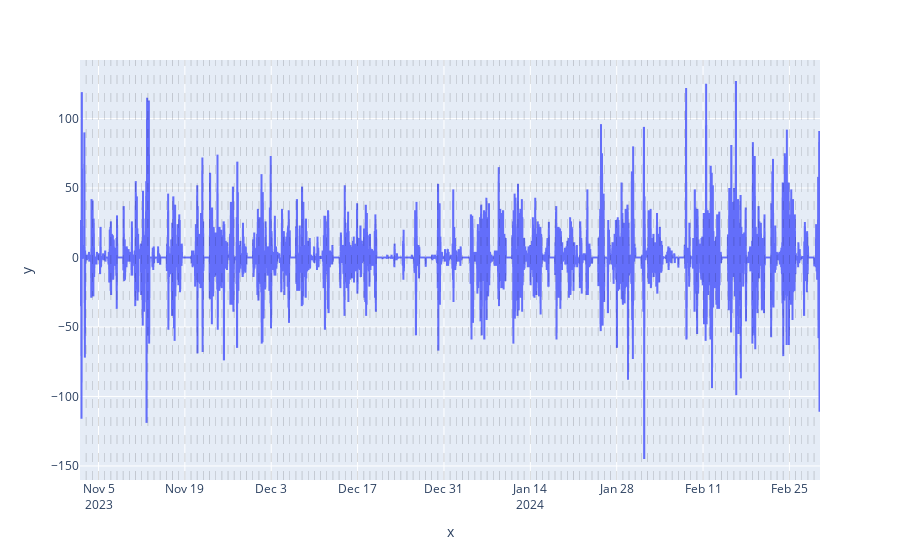

Notebook source saved alongside this figure:
### Code cell
# Test the transform method

# Instanciate the Stationarizer
stationarizer = Stationarizer()

# Call the transform method, order = 2
gen_df_diff_2 = stationarizer.transform(gen_data_dt_peeled.interpolate(),
                                        order = 2)

# Plot the result
plot_time_serie(gen_df_diff_2,
                "",
                "value",
                dt_index = True)

### Figure 1 — Plotly figure (JSON) as saved in the notebook; plotly's stock layout.template omitted (floating-point values rounded to 4 significant figures; data arrays with more than 128 entries replaced by an {"elided": "..."} marker saying what was removed)
{"data": [{"hovertemplate": "x=%{x}<br>y=%{y}<extra></extra>", "legendgroup": "", "line": {"color": "#636efa", "dash": "solid"}, "marker": {"symbol": "circle"}, "mode": "lines", "name": "", "showlegend": false, "type": "scattergl", "x": {"elided": "2880 str values"}, "xaxis": "x", "y": {"elided": "2880 float values"}, "yaxis": "y"}], "layout": {"legend": {"tracegroupgap": 0}, "margin": {"t": 60}, "shapes": [{"line": {"color": "black", "dash": "dash", "width": 0.5}, "opacity": 0.3, "type": "line", "x0": "2023-11-03T00:00:00", "x1": "2023-11-03T00:00:00", "xref": "x", "y0": 0, "y1": 1, "yref": "y domain"}, {"line": {"color": "black", "dash": "dash", "width": 0.5}, "opacity": 0.3, "type": "line", "x0": "2023-11-04T00:00:00", "x1": "2023-11-04T00:00:00", "xref": "x", "y0": 0, "y1": 1, "yref": "y domain"}, {"line": {"color": "black", "dash": "dash", "width": 0.5}, "opacity": 0.3, "type": "line", "x0": "2023-11-05T00:00:00", "x1": "2023-11-05T00:00:00", "xref": "x", "y0": 0, "y1": 1, "yref": "y domain"}, {"line": {"color": "black", "dash": "dash", "width": 0.5}, "opacity": 0.3, "type": "line", "x0": "2023-11-06T00:00:00", "x1": "2023-11-06T00:00:00", "xref": "x", "y0": 0, "y1": 1, "yref": "y domain"}, {"line": {"color": "black", "dash": "dash", "width": 0.5}, "opacity": 0.3, "type": "line", "x0": "2023-11-07T00:00:00", "x1": "2023-11-07T00:00:00", "xref": "x", "y0": 0, "y1": 1, "yref": "y domain"}, {"line": {"color": "black", "dash": "dash", "width": 0.5}, "opacity": 0.3, "type": "line", "x0": "2023-11-08T00:00:00", "x1": "2023-11-08T00:00:00", "xref": "x", "y0": 0, "y1": 1, "yref": "y domain"}, {"line": {"color": "black", "dash": "dash", "width": 0.5}, "opacity": 0.3, "type": "line", "x0": "2023-11-09T00:00:00", "x1": "2023-11-09T00:00:00", "xref": "x", "y0": 0, "y1": 1, "yref": "y domain"}, {"line": {"color": "black", "dash": "dash", "width": 0.5}, "opacity": 0.3, "type": "line", "x0": "2023-11-10T00:00:00", "x1": "2023-11-10T00:00:00", "xref": "x", "y0": 0, "y1": 1, "yref": "y domain"}, {"line": {"color": "black", "dash": "dash", "width": 0.5}, "opacity": 0.3, "type": "line", "x0": "2023-11-11T00:00:00", "x1": "2023-11-11T00:00:00", "xref": "x", "y0": 0, "y1": 1, "yref": "y domain"}, {"line": {"color": "black", "dash": "dash", "width": 0.5}, "opacity": 0.3, "type": "line", "x0": "2023-11-12T00:00:00", "x1": "2023-11-12T00:00:00", "xref": "x", "y0": 0, "y1": 1, "yref": "y domain"}, {"line": {"color": "black", "dash": "dash", "width": 0.5}, "opacity": 0.3, "type": "line", "x0": "2023-11-13T00:00:00", "x1": "2023-11-13T00:00:00", "xref": "x", "y0": 0, "y1": 1, "yref": "y domain"}, {"line": {"color": "black", "dash": "dash", "width": 0.5}, "opacity": 0.3, "type": "line", "x0": "2023-11-14T00:00:00", "x1": "2023-11-14T00:00:00", "xref": "x", "y0": 0, "y1": 1, "yref": "y domain"}, {"line": {"color": "black", "dash": "dash", "width": 0.5}, "opacity": 0.3, "type": "line", "x0": "2023-11-15T00:00:00", "x1": "2023-11-15T00:00:00", "xref": "x", "y0": 0, "y1": 1, "yref": "y domain"}, {"line": {"color": "black", "dash": "dash", "width": 0.5}, "opacity": 0.3, "type": "line", "x0": "2023-11-16T00:00:00", "x1": "2023-11-16T00:00:00", "xref": "x", "y0": 0, "y1": 1, "yref": "y domain"}, {"line": {"color": "black", "dash": "dash", "width": 0.5}, "opacity": 0.3, "type": "line", "x0": "2023-11-17T00:00:00", "x1": "2023-11-17T00:00:00", "xref": "x", "y0": 0, "y1": 1, "yref": "y domain"}, {"line": {"color": "black", "dash": "dash", "width": 0.5}, "opacity": 0.3, "type": "line", "x0": "2023-11-18T00:00:00", "x1": "2023-11-18T00:00:00", "xref": "x", "y0": 0, "y1": 1, "yref": "y domain"}, {"line": {"color": "black", "dash": "dash", "width": 0.5}, "opacity": 0.3, "type": "line", "x0": "2023-11-19T00:00:00", "x1": "2023-11-19T00:00:00", "xref": "x", "y0": 0, "y1": 1, "yref": "y domain"}, {"line": {"color": "black", "dash": "dash", "width": 0.5}, "opacity": 0.3, "type": "line", "x0": "2023-11-20T00:00:00", "x1": "2023-11-20T00:00:00", "xref": "x", "y0": 0, "y1": 1, "yref": "y domain"}, {"line": {"color": "black", "dash": "dash", "width": 0.5}, "opacity": 0.3, "type": "line", "x0": "2023-11-21T00:00:00", "x1": "2023-11-21T00:00:00", "xref": "x", "y0": 0, "y1": 1, "yref": "y domain"}, {"line": {"color": "black", "dash": "dash", "width": 0.5}, "opacity": 0.3, "type": "line", "x0": "2023-11-22T00:00:00", "x1": "2023-11-22T00:00:00", "xref": "x", "y0": 0, "y1": 1, "yref": "y domain"}, {"line": {"color": "black", "dash": "dash", "width": 0.5}, "opacity": 0.3, "type": "line", "x0": "2023-11-23T00:00:00", "x1": "2023-11-23T00:00:00", "xref": "x", "y0": 0, "y1": 1, "yref": "y domain"}, {"line": {"color": "black", "dash": "dash", "width": 0.5}, "opacity": 0.3, "type": "line", "x0": "2023-11-24T00:00:00", "x1": "2023-11-24T00:00:00", "xref": "x", "y0": 0, "y1": 1, "yref": "y domain"}, {"line": {"color": "black", "dash": "dash", "width": 0.5}, "opacity": 0.3, "type": "line", "x0": "2023-11-25T00:00:00", "x1": "2023-11-25T00:00:00", "xref": "x", "y0": 0, "y1": 1, "yref": "y domain"}, {"line": {"color": "black", "dash": "dash", "width": 0.5}, "opacity": 0.3, "type": "line", "x0": "2023-11-26T00:00:00", "x1": "2023-11-26T00:00:00", "xref": "x", "y0": 0, "y1": 1, "yref": "y domain"}, {"line": {"color": "black", "dash": "dash", "width": 0.5}, "opacity": 0.3, "type": "line", "x0": "2023-11-27T00:00:00", "x1": "2023-11-27T00:00:00", "xref": "x", "y0": 0, "y1": 1, "yref": "y domain"}, {"line": {"color": "black", "dash": "dash", "width": 0.5}, "opacity": 0.3, "type": "line", "x0": "2023-11-28T00:00:00", "x1": "2023-11-28T00:00:00", "xref": "x", "y0": 0, "y1": 1, "yref": "y domain"}, {"line": {"color": "black", "dash": "dash", "width": 0.5}, "opacity": 0.3, "type": "line", "x0": "2023-11-29T00:00:00", "x1": "2023-11-29T00:00:00", "xref": "x", "y0": 0, "y1": 1, "yref": "y domain"}, {"line": {"color": "black", "dash": "dash", "width": 0.5}, "opacity": 0.3, "type": "line", "x0": "2023-11-30T00:00:00", "x1": "2023-11-30T00:00:00", "xref": "x", "y0": 0, "y1": 1, "yref": "y domain"}, {"line": {"color": "black", "dash": "dash", "width": 0.5}, "opacity": 0.3, "type": "line", "x0": "2023-12-01T00:00:00", "x1": "2023-12-01T00:00:00", "xref": "x", "y0": 0, "y1": 1, "yref": "y domain"}, {"line": {"color": "black", "dash": "dash", "width": 0.5}, "opacity": 0.3, "type": "line", "x0": "2023-12-02T00:00:00", "x1": "2023-12-02T00:00:00", "xref": "x", "y0": 0, "y1": 1, "yref": "y domain"}, {"line": {"color": "black", "dash": "dash", "width": 0.5}, "opacity": 0.3, "type": "line", "x0": "2023-12-03T00:00:00", "x1": "2023-12-03T00:00:00", "xref": "x", "y0": 0, "y1": 1, "yref": "y domain"}, {"line": {"color": "black", "dash": "dash", "width": 0.5}, "opacity": 0.3, "type": "line", "x0": "2023-12-04T00:00:00", "x1": "2023-12-04T00:00:00", "xref": "x", "y0": 0, "y1": 1, "yref": "y domain"}, {"line": {"color": "black", "dash": "dash", "width": 0.5}, "opacity": 0.3, "type": "line", "x0": "2023-12-05T00:00:00", "x1": "2023-12-05T00:00:00", "xref": "x", "y0": 0, "y1": 1, "yref": "y domain"}, {"line": {"color": "black", "dash": "dash", "width": 0.5}, "opacity": 0.3, "type": "line", "x0": "2023-12-06T00:00:00", "x1": "2023-12-06T00:00:00", "xref": "x", "y0": 0, "y1": 1, "yref": "y domain"}, {"line": {"color": "black", "dash": "dash", "width": 0.5}, "opacity": 0.3, "type": "line", "x0": "2023-12-07T00:00:00", "x1": "2023-12-07T00:00:00", "xref": "x", "y0": 0, "y1": 1, "yref": "y domain"}, {"line": {"color": "black", "dash": "dash", "width": 0.5}, "opacity": 0.3, "type": "line", "x0": "2023-12-08T00:00:00", "x1": "2023-12-08T00:00:00", "xref": "x", "y0": 0, "y1": 1, "yref": "y domain"}, {"line": {"color": "black", "dash": "dash", "width": 0.5}, "opacity": 0.3, "type": "line", "x0": "2023-12-09T00:00:00", "x1": "2023-12-09T00:00:00", "xref": "x", "y0": 0, "y1": 1, "yref": "y domain"}, {"line": {"color": "black", "dash": "dash", "width": 0.5}, "opacity": 0.3, "type": "line", "x0": "2023-12-10T00:00:00", "x1": "2023-12-10T00:00:00", "xref": "x", "y0": 0, "y1": 1, "yref": "y domain"}, {"line": {"color": "black", "dash": "dash", "width": 0.5}, "opacity": 0.3, "type": "line", "x0": "2023-12-11T00:00:00", "x1": "2023-12-11T00:00:00", "xref": "x", "y0": 0, "y1": 1, "yref": "y domain"}, {"line": {"color": "black", "dash": "dash", "width": 0.5}, "opacity": 0.3, "type": "line", "x0": "2023-12-12T00:00:00", "x1": "2023-12-12T00:00:00", "xref": "x", "y0": 0, "y1": 1, "yref": "y domain"}, {"line": {"color": "black", "dash": "dash", "width": 0.5}, "opacity": 0.3, "type": "line", "x0": "2023-12-13T00:00:00", "x1": "2023-12-13T00:00:00", "xref": "x", "y0": 0, "y1": 1, "yref": "y domain"}, {"line": {"color": "black", "dash": "dash", "width": 0.5}, "opacity": 0.3, "type": "line", "x0": "2023-12-14T00:00:00", "x1": "2023-12-14T00:00:00", "xref": "x", "y0": 0, "y1": 1, "yref": "y domain"}, {"line": {"color": "black", "dash": "dash", "width": 0.5}, "opacity": 0.3, "type": "line", "x0": "2023-12-15T00:00:00", "x1": "2023-12-15T00:00:00", "xref": "x", "y0": 0, "y1": 1, "yref": "y domain"}, {"line": {"color": "black", "dash": "dash", "width": 0.5}, "opacity": 0.3, "type": "line", "x0": "2023-12-16T00:00:00", "x1": "2023-12-16T00:00:00", "xref": "x", "y0": 0, "y1": 1, "yref": "y domain"}, {"line": {"color": "black", "dash": "dash", "width": 0.5}, "opacity": 0.3, "type": "line", "x0": "2023-12-17T00:00:00", "x1": "2023-12-17T00:00:00", "xref": "x", "y0": 0, "y1": 1, "yref": "y domain"}, {"line": {"color": "black", "dash": "dash", "width": 0.5}, "opacity": 0.3, "type": "line", "x0": "2023-12-18T00:00:00", "x1": "2023-12-18T00:00:00", "xref": "x", "y0": 0, "y1": 1, "yref": "y domain"}, {"line": {"color": "black", "dash": "dash", "width": 0.5}, "opacity": 0.3, "type": "line", "x0": "2023-12-19T00:00:00", "x1": "2023-12-19T00:00:00", "xref": "x", "y0": 0, "y1": 1, "yref": "y domain"}, {"line": {"color": "black", "dash": "dash", "width": 0.5}, "opacity": 0.3, "type": "line", "x0": "2023-12-20T00:00:00", "x1": "2023-12-20T00:00:00", "xref": "x", "y0": 0, "y1": 1, "yref": "y domain"}, {"line": {"color": "black", "dash": "dash", "width": 0.5}, "opacity": 0.3, "type": "line", "x0": "2023-12-21T00:00:00", "x1": "2023-12-21T00:00:00", "xref": "x", "y0": 0, "y1": 1, "yref": "y domain"}, {"line": {"color": "black", "dash": "dash", "width": 0.5}, "opacity": 0.3, "type": "line", "x0": "2023-12-22T00:00:00", "x1": "2023-12-22T00:00:00", "xref": "x", "y0": 0, "y1": 1, "yref": "y domain"}, {"line": {"color": "black", "dash": "dash", "width": 0.5}, "opacity": 0.3, "type": "line", "x0": "2023-12-23T00:00:00", "x1": "2023-12-23T00:00:00", "xref": "x", "y0": 0, "y1": 1, "yref": "y domain"}, {"line": {"color": "black", "dash": "dash", "width": 0.5}, "opacity": 0.3, "type": "line", "x0": "2023-12-24T00:00:00", "x1": "2023-12-24T00:00:00", "xref": "x", "y0": 0, "y1": 1, "yref": "y domain"}, {"line": {"color": "black", "dash": "dash", "width": 0.5}, "opacity": 0.3, "type": "line", "x0": "2023-12-25T00:00:00", "x1": "2023-12-25T00:00:00", "xref": "x", "y0": 0, "y1": 1, "yref": "y domain"}, {"line": {"color": "black", "dash": "dash", "width": 0.5}, "opacity": 0.3, "type": "line", "x0": "2023-12-26T00:00:00", "x1": "2023-12-26T00:00:00", "xref": "x", "y0": 0, "y1": 1, "yref": "y domain"}, {"line": {"color": "black", "dash": "dash", "width": 0.5}, "opacity": 0.3, "type": "line", "x0": "2023-12-27T00:00:00", "x1": "2023-12-27T00:00:00", "xref": "x", "y0": 0, "y1": 1, "yref": "y domain"}, {"line": {"color": "black", "dash": "dash", "width": 0.5}, "opacity": 0.3, "type": "line", "x0": "2023-12-28T00:00:00", "x1": "2023-12-28T00:00:00", "xref": "x", "y0": 0, "y1": 1, "yref": "y domain"}, {"line": {"color": "black", "dash": "dash", "width": 0.5}, "opacity": 0.3, "type": "line", "x0": "2023-12-29T00:00:00", "x1": "2023-12-29T00:00:00", "xref": "x", "y0": 0, "y1": 1, "yref": "y domain"}, {"line": {"color": "black", "dash": "dash", "width": 0.5}, "opacity": 0.3, "type": "line", "x0": "2023-12-30T00:00:00", "x1": "2023-12-30T00:00:00", "xref": "x", "y0": 0, "y1": 1, "yref": "y domain"}, {"line": {"color": "black", "dash": "dash", "width": 0.5}, "opacity": 0.3, "type": "line", "x0": "2023-12-31T00:00:00", "x1": "2023-12-31T00:00:00", "xref": "x", "y0": 0, "y1": 1, "yref": "y domain"}, {"line": {"color": "black", "dash": "dash", "width": 0.5}, "opacity": 0.3, "type": "line", "x0": "2024-01-01T00:00:00", "x1": "2024-01-01T00:00:00", "xref": "x", "y0": 0, "y1": 1, "yref": "y domain"}, {"line": {"color": "black", "dash": "dash", "width": 0.5}, "opacity": 0.3, "type": "line", "x0": "2024-01-02T00:00:00", "x1": "2024-01-02T00:00:00", "xref": "x", "y0": 0, "y1": 1, "yref": "y domain"}, {"line": {"color": "black", "dash": "dash", "width": 0.5}, "opacity": 0.3, "type": "line", "x0": "2024-01-03T00:00:00", "x1": "2024-01-03T00:00:00", "xref": "x", "y0": 0, "y1": 1, "yref": "y domain"}, {"line": {"color": "black", "dash": "dash", "width": 0.5}, "opacity": 0.3, "type": "line", "x0": "2024-01-04T00:00:00", "x1": "2024-01-04T00:00:00", "xref": "x", "y0": 0, "y1": 1, "yref": "y domain"}, {"line": {"color": "black", "dash": "dash", "width": 0.5}, "opacity": 0.3, "type": "line", "x0": "2024-01-05T00:00:00", "x1": "2024-01-05T00:00:00", "xref": "x", "y0": 0, "y1": 1, "yref": "y domain"}, {"line": {"color": "black", "dash": "dash", "width": 0.5}, "opacity": 0.3, "type": "line", "x0": "2024-01-06T00:00:00", "x1": "2024-01-06T00:00:00", "xref": "x", "y0": 0, "y1": 1, "yref": "y domain"}, {"line": {"color": "black", "dash": "dash", "width": 0.5}, "opacity": 0.3, "type": "line", "x0": "2024-01-07T00:00:00", "x1": "2024-01-07T00:00:00", "xref": "x", "y0": 0, "y1": 1, "yref": "y domain"}, {"line": {"color": "black", "dash": "dash", "width": 0.5}, "opacity": 0.3, "type": "line", "x0": "2024-01-08T00:00:00", "x1": "2024-01-08T00:00:00", "xref": "x", "y0": 0, "y1": 1, "yref": "y domain"}, {"line": {"color": "black", "dash": "dash", "width": 0.5}, "opacity": 0.3, "type": "line", "x0": "2024-01-09T00:00:00", "x1": "2024-01-09T00:00:00", "xref": "x", "y0": 0, "y1": 1, "yref": "y domain"}, {"line": {"color": "black", "dash": "dash", "width": 0.5}, "opacity": 0.3, "type": "line", "x0": "2024-01-10T00:00:00", "x1": "2024-01-10T00:00:00", "xref": "x", "y0": 0, "y1": 1, "yref": "y domain"}, {"line": {"color": "black", "dash": "dash", "width": 0.5}, "opacity": 0.3, "type": "line", "x0": "2024-01-11T00:00:00", "x1": "2024-01-11T00:00:00", "xref": "x", "y0": 0, "y1": 1, "yref": "y domain"}, {"line": {"color": "black", "dash": "dash", "width": 0.5}, "opacity": 0.3, "type": "line", "x0": "2024-01-12T00:00:00", "x1": "2024-01-12T00:00:00", "xref": "x", "y0": 0, "y1": 1, "yref": "y domain"}, {"line": {"color": "black", "dash": "dash", "width": 0.5}, "opacity": 0.3, "type": "line", "x0": "2024-01-13T00:00:00", "x1": "2024-01-13T00:00:00", "xref": "x", "y0": 0, "y1": 1, "yref": "y domain"}, {"line": {"color": "black", "dash": "dash", "width": 0.5}, "opacity": 0.3, "type": "line", "x0": "2024-01-14T00:00:00", "x1": "2024-01-14T00:00:00", "xref": "x", "y0": 0, "y1": 1, "yref": "y domain"}, {"line": {"color": "black", "dash": "dash", "width": 0.5}, "opacity": 0.3, "type": "line", "x0": "2024-01-15T00:00:00", "x1": "2024-01-15T00:00:00", "xref": "x", "y0": 0, "y1": 1, "yref": "y domain"}, {"line": {"color": "black", "dash": "dash", "width": 0.5}, "opacity": 0.3, "type": "line", "x0": "2024-01-16T00:00:00", "x1": "2024-01-16T00:00:00", "xref": "x", "y0": 0, "y1": 1, "yref": "y domain"}, {"line": {"color": "black", "dash": "dash", "width": 0.5}, "opacity": 0.3, "type": "line", "x0": "2024-01-17T00:00:00", "x1": "2024-01-17T00:00:00", "xref": "x", "y0": 0, "y1": 1, "yref": "y domain"}, {"line": {"color": "black", "dash": "dash", "width": 0.5}, "opacity": 0.3, "type": "line", "x0": "2024-01-18T00:00:00", "x1": "2024-01-18T00:00:00", "xref": "x", "y0": 0, "y1": 1, "yref": "y domain"}, {"line": {"color": "black", "dash": "dash", "width": 0.5}, "opacity": 0.3, "type": "line", "x0": "2024-01-19T00:00:00", "x1": "2024-01-19T00:00:00", "xref": "x", "y0": 0, "y1": 1, "yref": "y domain"}, {"line": {"color": "black", "dash": "dash", "width": 0.5}, "opacity": 0.3, "type": "line", "x0": "2024-01-20T00:00:00", "x1": "2024-01-20T00:00:00", "xref": "x", "y0": 0, "y1": 1, "yref": "y domain"}, {"line": {"color": "black", "dash": "dash", "width": 0.5}, "opacity": 0.3, "type": "line", "x0": "2024-01-21T00:00:00", "x1": "2024-01-21T00:00:00", "xref": "x", "y0": 0, "y1": 1, "yref": "y domain"}, {"line": {"color": "black", "dash": "dash", "width": 0.5}, "opacity": 0.3, "type": "line", "x0": "2024-01-22T00:00:00", "x1": "2024-01-22T00:00:00", "xref": "x", "y0": 0, "y1": 1, "yref": "y domain"}, {"line": {"color": "black", "dash": "dash", "width": 0.5}, "opacity": 0.3, "type": "line", "x0": "2024-01-23T00:00:00", "x1": "2024-01-23T00:00:00", "xref": "x", "y0": 0, "y1": 1, "yref": "y domain"}, {"line": {"color": "black", "dash": "dash", "width": 0.5}, "opacity": 0.3, "type": "line", "x0": "2024-01-24T00:00:00", "x1": "2024-01-24T00:00:00", "xref": "x", "y0": 0, "y1": 1, "yref": "y domain"}, {"line": {"color": "black", "dash": "dash", "width": 0.5}, "opacity": 0.3, "type": "line", "x0": "2024-01-25T00:00:00", "x1": "2024-01-25T00:00:00", "xref": "x", "y0": 0, "y1": 1, "yref": "y domain"}, {"line": {"color": "black", "dash": "dash", "width": 0.5}, "opacity": 0.3, "type": "line", "x0": "2024-01-26T00:00:00", "x1": "2024-01-26T00:00:00", "xref": "x", "y0": 0, "y1": 1, "yref": "y domain"}, {"line": {"color": "black", "dash": "dash", "width": 0.5}, "opacity": 0.3, "type": "line", "x0": "2024-01-27T00:00:00", "x1": "2024-01-27T00:00:00", "xref": "x", "y0": 0, "y1": 1, "yref": "y domain"}, {"line": {"color": "black", "dash": "dash", "width": 0.5}, "opacity": 0.3, "type": "line", "x0": "2024-01-28T00:00:00", "x1": "2024-01-28T00:00:00", "xref": "x", "y0": 0, "y1": 1, "yref": "y domain"}, {"line": {"color": "black", "dash": "dash", "width": 0.5}, "opacity": 0.3, "type": "line", "x0": "2024-01-29T00:00:00", "x1": "2024-01-29T00:00:00", "xref": "x", "y0": 0, "y1": 1, "yref": "y domain"}, {"line": {"color": "black", "dash": "dash", "width": 0.5}, "opacity": 0.3, "type": "line", "x0": "2024-01-30T00:00:00", "x1": "2024-01-30T00:00:00", "xref": "x", "y0": 0, "y1": 1, "yref": "y domain"}, {"line": {"color": "black", "dash": "dash", "width": 0.5}, "opacity": 0.3, "type": "line", "x0": "2024-01-31T00:00:00", "x1": "2024-01-31T00:00:00", "xref": "x", "y0": 0, "y1": 1, "yref": "y domain"}, {"line": {"color": "black", "dash": "dash", "width": 0.5}, "opacity": 0.3, "type": "line", "x0": "2024-02-01T00:00:00", "x1": "2024-02-01T00:00:00", "xref": "x", "y0": 0, "y1": 1, "yref": "y domain"}, {"line": {"color": "black", "dash": "dash", "width": 0.5}, "opacity": 0.3, "type": "line", "x0": "2024-02-02T00:00:00", "x1": "2024-02-02T00:00:00", "xref": "x", "y0": 0, "y1": 1, "yref": "y domain"}, {"line": {"color": "black", "dash": "dash", "width": 0.5}, "opacity": 0.3, "type": "line", "x0": "2024-02-03T00:00:00", "x1": "2024-02-03T00:00:00", "xref": "x", "y0": 0, "y1": 1, "yref": "y domain"}, {"line": {"color": "black", "dash": "dash", "width": 0.5}, "opacity": 0.3, "type": "line", "x0": "2024-02-04T00:00:00", "x1": "2024-02-04T00:00:00", "xref": "x", "y0": 0, "y1": 1, "yref": "y domain"}, {"line": {"color": "black", "dash": "dash", "width": 0.5}, "opacity": 0.3, "type": "line", "x0": "2024-02-05T00:00:00", "x1": "2024-02-05T00:00:00", "xref": "x", "y0": 0, "y1": 1, "yref": "y domain"}, {"line": {"color": "black", "dash": "dash", "width": 0.5}, "opacity": 0.3, "type": "line", "x0": "2024-02-06T00:00:00", "x1": "2024-02-06T00:00:00", "xref": "x", "y0": 0, "y1": 1, "yref": "y domain"}, {"line": {"color": "black", "dash": "dash", "width": 0.5}, "opacity": 0.3, "type": "line", "x0": "2024-02-07T00:00:00", "x1": "2024-02-07T00:00:00", "xref": "x", "y0": 0, "y1": 1, "yref": "y domain"}, {"line": {"color": "black", "dash": "dash", "width": 0.5}, "opacity": 0.3, "type": "line", "x0": "2024-02-08T00:00:00", "x1": "2024-02-08T00:00:00", "xref": "x", "y0": 0, "y1": 1, "yref": "y domain"}, {"line": {"color": "black", "dash": "dash", "width": 0.5}, "opacity": 0.3, "type": "line", "x0": "2024-02-09T00:00:00", "x1": "2024-02-09T00:00:00", "xref": "x", "y0": 0, "y1": 1, "yref": "y domain"}, {"line": {"color": "black", "dash": "dash", "width": 0.5}, "opacity": 0.3, "type": "line", "x0": "2024-02-10T00:00:00", "x1": "2024-02-10T00:00:00", "xref": "x", "y0": 0, "y1": 1, "yref": "y domain"}, {"line": {"color": "black", "dash": "dash", "width": 0.5}, "opacity": 0.3, "type": "line", "x0": "2024-02-11T00:00:00", "x1": "2024-02-11T00:00:00", "xref": "x", "y0": 0, "y1": 1, "yref": "y domain"}, {"line": {"color": "black", "dash": "dash", "width": 0.5}, "opacity": 0.3, "type": "line", "x0": "2024-02-12T00:00:00", "x1": "2024-02-12T00:00:00", "xref": "x", "y0": 0, "y1": 1, "yref": "y domain"}, {"line": {"color": "black", "dash": "dash", "width": 0.5}, "opacity": 0.3, "type": "line", "x0": "2024-02-13T00:00:00", "x1": "2024-02-13T00:00:00", "xref": "x", "y0": 0, "y1": 1, "yref": "y domain"}, {"line": {"color": "black", "dash": "dash", "width": 0.5}, "opacity": 0.3, "type": "line", "x0": "2024-02-14T00:00:00", "x1": "2024-02-14T00:00:00", "xref": "x", "y0": 0, "y1": 1, "yref": "y domain"}, {"line": {"color": "black", "dash": "dash", "width": 0.5}, "opacity": 0.3, "type": "line", "x0": "2024-02-15T00:00:00", "x1": "2024-02-15T00:00:00", "xref": "x", "y0": 0, "y1": 1, "yref": "y domain"}, {"line": {"color": "black", "dash": "dash", "width": 0.5}, "opacity": 0.3, "type": "line", "x0": "2024-02-16T00:00:00", "x1": "2024-02-16T00:00:00", "xref": "x", "y0": 0, "y1": 1, "yref": "y domain"}, {"line": {"color": "black", "dash": "dash", "width": 0.5}, "opacity": 0.3, "type": "line", "x0": "2024-02-17T00:00:00", "x1": "2024-02-17T00:00:00", "xref": "x", "y0": 0, "y1": 1, "yref": "y domain"}, {"line": {"color": "black", "dash": "dash", "width": 0.5}, "opacity": 0.3, "type": "line", "x0": "2024-02-18T00:00:00", "x1": "2024-02-18T00:00:00", "xref": "x", "y0": 0, "y1": 1, "yref": "y domain"}, {"line": {"color": "black", "dash": "dash", "width": 0.5}, "opacity": 0.3, "type": "line", "x0": "2024-02-19T00:00:00", "x1": "2024-02-19T00:00:00", "xref": "x", "y0": 0, "y1": 1, "yref": "y domain"}, {"line": {"color": "black", "dash": "dash", "width": 0.5}, "opacity": 0.3, "type": "line", "x0": "2024-02-20T00:00:00", "x1": "2024-02-20T00:00:00", "xref": "x", "y0": 0, "y1": 1, "yref": "y domain"}, {"line": {"color": "black", "dash": "dash", "width": 0.5}, "opacity": 0.3, "type": "line", "x0": "2024-02-21T00:00:00", "x1": "2024-02-21T00:00:00", "xref": "x", "y0": 0, "y1": 1, "yref": "y domain"}, {"line": {"color": "black", "dash": "dash", "width": 0.5}, "opacity": 0.3, "type": "line", "x0": "2024-02-22T00:00:00", "x1": "2024-02-22T00:00:00", "xref": "x", "y0": 0, "y1": 1, "yref": "y domain"}, {"line": {"color": "black", "dash": "dash", "width": 0.5}, "opacity": 0.3, "type": "line", "x0": "2024-02-23T00:00:00", "x1": "2024-02-23T00:00:00", "xref": "x", "y0": 0, "y1": 1, "yref": "y domain"}, {"line": {"color": "black", "dash": "dash", "width": 0.5}, "opacity": 0.3, "type": "line", "x0": "2024-02-24T00:00:00", "x1": "2024-02-24T00:00:00", "xref": "x", "y0": 0, "y1": 1, "yref": "y domain"}, {"line": {"color": "black", "dash": "dash", "width": 0.5}, "opacity": 0.3, "type": "line", "x0": "2024-02-25T00:00:00", "x1": "2024-02-25T00:00:00", "xref": "x", "y0": 0, "y1": 1, "yref": "y domain"}, {"line": {"color": "black", "dash": "dash", "width": 0.5}, "opacity": 0.3, "type": "line", "x0": "2024-02-26T00:00:00", "x1": "2024-02-26T00:00:00", "xref": "x", "y0": 0, "y1": 1, "yref": "y domain"}, {"line": {"color": "black", "dash": "dash", "width": 0.5}, "opacity": 0.3, "type": "line", "x0": "2024-02-27T00:00:00", "x1": "2024-02-27T00:00:00", "xref": "x", "y0": 0, "y1": 1, "yref": "y domain"}, {"line": {"color": "black", "dash": "dash", "width": 0.5}, "opacity": 0.3, "type": "line", "x0": "2024-02-28T00:00:00", "x1": "2024-02-28T00:00:00", "xref": "x", "y0": 0, "y1": 1, "yref": "y domain"}, {"line": {"color": "black", "dash": "dash", "width": 0.5}, "opacity": 0.3, "type": "line", "x0": "2024-02-29T00:00:00", "x1": "2024-02-29T00:00:00", "xref": "x", "y0": 0, "y1": 1, "yref": "y domain"}], "xaxis": {"anchor": "y", "domain": [0, 1], "title": {"text": "x"}}, "yaxis": {"anchor": "x", "domain": [0, 1], "title": {"text": "y"}}}}
